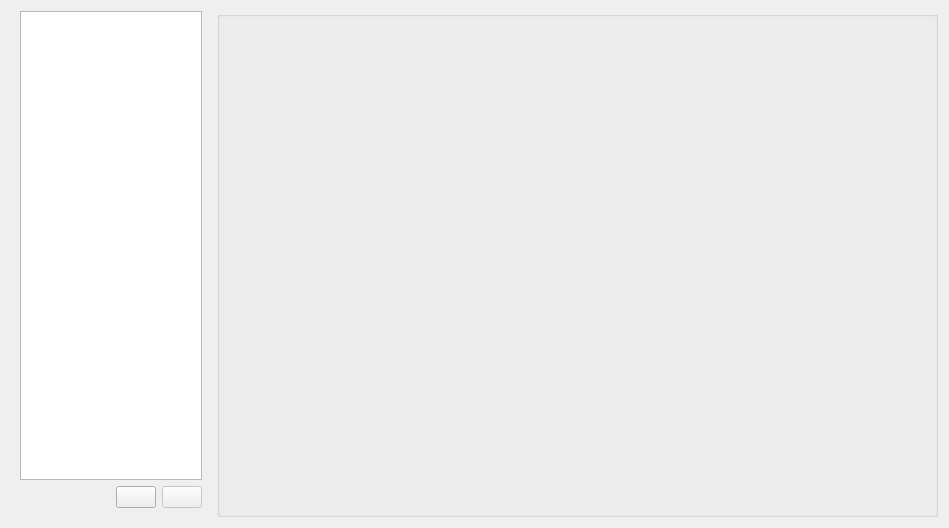
<?xml version="1.0" encoding="UTF-8"?>
<ui version="4.0">
 <class>KCMUserManager</class>
 <widget class="QWidget" name="KCMUserManager">
  <property name="geometry">
   <rect>
    <x>0</x>
    <y>0</y>
    <width>949</width>
    <height>528</height>
   </rect>
  </property>
  <property name="sizePolicy">
   <sizepolicy hsizetype="Preferred" vsizetype="Preferred">
    <horstretch>0</horstretch>
    <verstretch>0</verstretch>
   </sizepolicy>
  </property>
  <property name="windowTitle">
   <string>Form</string>
  </property>
  <layout class="QHBoxLayout" name="horizontalLayout_2">
   <item>
    <widget class="QWidget" name="widget" native="true">
     <property name="sizePolicy">
      <sizepolicy hsizetype="Fixed" vsizetype="Preferred">
       <horstretch>0</horstretch>
       <verstretch>0</verstretch>
      </sizepolicy>
     </property>
     <property name="maximumSize">
      <size>
       <width>200</width>
       <height>16777215</height>
      </size>
     </property>
     <layout class="QVBoxLayout" name="verticalLayout">
      <property name="topMargin">
       <number>0</number>
      </property>
      <item>
       <widget class="QListView" name="userList"/>
      </item>
      <item>
       <layout class="QHBoxLayout" name="horizontalLayout">
        <item>
         <spacer name="horizontalSpacer">
          <property name="orientation">
           <enum>Qt::Horizontal</enum>
          </property>
          <property name="sizeType">
           <enum>QSizePolicy::MinimumExpanding</enum>
          </property>
          <property name="sizeHint" stdset="0">
           <size>
            <width>40</width>
            <height>20</height>
           </size>
          </property>
         </spacer>
        </item>
        <item>
         <widget class="QPushButton" name="addBtn">
          <property name="text">
           <string/>
          </property>
          <property name="icon">
           <iconset theme="list-add">
            <normaloff>../../web-accounts/src</normaloff>../../web-accounts/src</iconset>
          </property>
         </widget>
        </item>
        <item>
         <widget class="QPushButton" name="removeBtn">
          <property name="enabled">
           <bool>false</bool>
          </property>
          <property name="text">
           <string/>
          </property>
          <property name="icon">
           <iconset theme="list-remove">
            <normaloff>../../web-accounts/src</normaloff>../../web-accounts/src</iconset>
          </property>
         </widget>
        </item>
       </layout>
      </item>
     </layout>
    </widget>
   </item>
   <item>
    <widget class="QGroupBox" name="userInfo">
     <property name="sizePolicy">
      <sizepolicy hsizetype="Expanding" vsizetype="Preferred">
       <horstretch>0</horstretch>
       <verstretch>0</verstretch>
      </sizepolicy>
     </property>
     <property name="title">
      <string/>
     </property>
    </widget>
   </item>
  </layout>
 </widget>
 <resources/>
 <connections/>
</ui>
